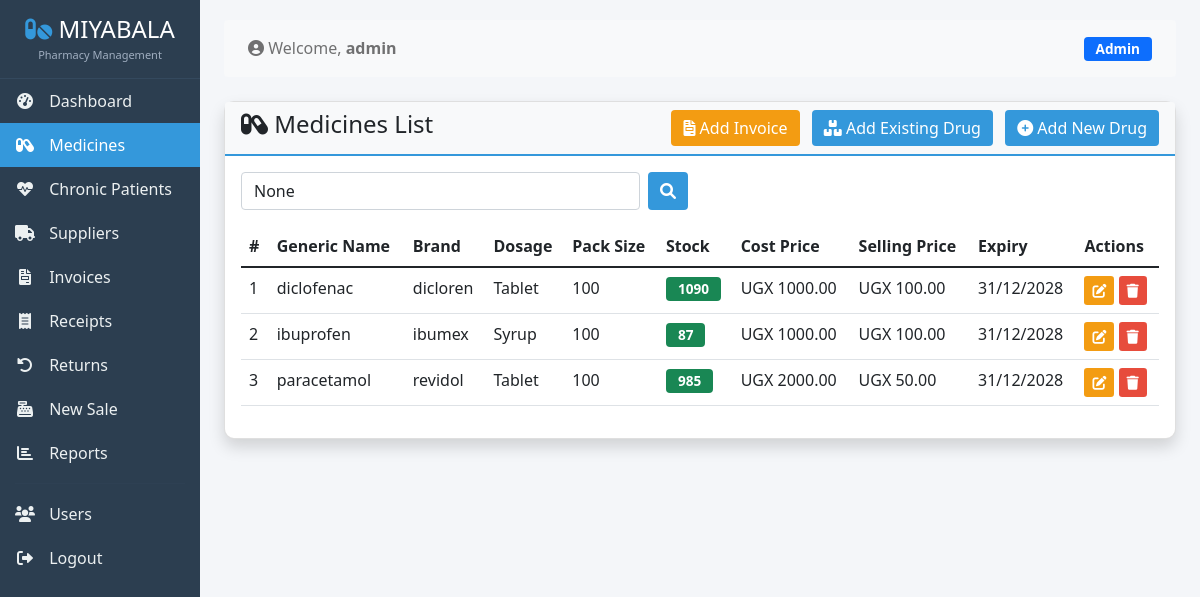
Before: /drugs/ (signed in) with the older database file.
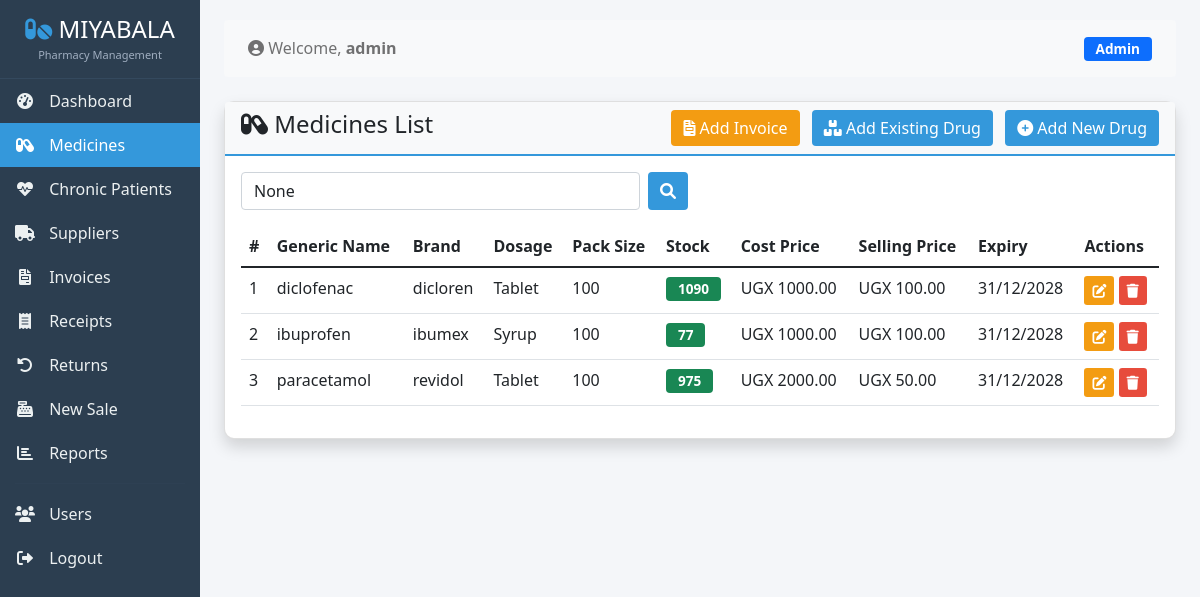
After: the same page with the newer database file.
### stock/models.py (models this page shows, shortened)
class Drug(models.Model):
    DOSAGE_CHOICES = [
        ('tablet', 'Tablet'),
        ('capsules', 'Capsules'),
        ('injection', 'Injection'),
        ('syrup', 'Syrup'),
        ('suspension', 'Suspension'),
        ('drops', 'Drops'),
        ('ointment', 'Ointment'),
        ('cream', 'Cream'),
        ('jerry', 'Jerry'),
        ('oil', 'Oil'),
        ('spray', 'Spray'),
        ('gel', 'Gel'),
        ('powder', 'Powder'),
        ('liquid', 'Liquid'),
        ('balm', 'Balm'),
    ]
    name = models.CharField(max_length=200)
    generic_name = models.CharField(max_length=200, blank=True, null=True)
    brand = models.CharField(max_length=100, blank=True, null=True)
    description = models.TextField(blank=True, null=True)
    dosage = models.CharField(
        max_length=50,
        choices=DOSAGE_CHOICES,
        default='tablet',
        blank=True,
        null=True,
        help_text="Select the dosage form"
    )
    strength = models.CharField(
        max_length=100,
        blank=True,
        null=True,
        help_text="e.g., 500mg, 10mg/5ml"
    )
    category = models.ForeignKey(Category, on_delete=models.SET_NULL, null=True, related_name='drugs')
    supplier = models.ForeignKey(Supplier, on_delete=models.SET_NULL, null=True, related_name='drugs')
    cost_price = models.DecimalField(max_digits=10, decimal_places=2, default=0)
    selling_price = models.DecimalField(max_digits=10, decimal_places=2, default=0)
    stock_quantity = models.PositiveIntegerField(default=0)
    reorder_level = models.PositiveIntegerField(default=10)
    max_stock_level = models.PositiveIntegerField(default=100, blank=True, null=True)
    expiry_date = models.DateField(blank=True, null=True)
    batch_no = models.CharField(max_length=50, blank=True, null=True, help_text="Batch/Lot number")
    barcode = models.CharField(max_length=100, blank=True, null=True, unique=True)
    is_active = models.BooleanField(default=True)
    pack_size = models.PositiveIntegerField(
        default=0,
        help_text="Number of units per packet"
    )
    markup_percentage = models.DecimalField(
        max_digits=5,
        decimal_places=2,
        default=50.00,
        help_text="Default 50% (1.5x cost price)"
    )
    created_at = models.DateTimeField(auto_now_add=True)
    updated_at = models.DateTimeField(auto_now=True)
    created_by = models.ForeignKey(User, on_delete=models.SET_NULL, null=True, related_name="drugs_created")
    class Meta:
        ordering = ["name"]
        indexes = [
            models.Index(fields=["name"]),
            models.Index(fields=["batch_no"]),
            models.Index(fields=["expiry_date"]),
        ]
    @property
    def is_low_stock(self):
        return self.stock_quantity <= self.reorder_level
    @property
    def is_expired(self):
        if self.expiry_date:
            return self.expiry_date < timezone.now().date()
        return False

### stock/views.py (the view, shortened to what this page needs)
# urls.py: path('drugs/', views.drug_list, name='drug_list'),
@login_required
def drug_list(request):
    drugs = Drug.objects.all().select_related('category', 'supplier')
    category_id = request.GET.get('category')
    if category_id:
        drugs = drugs.filter(category_id=category_id)
    search_query = request.GET.get('search')
    categories = Category.objects.all()
    context = {
        'drugs': drugs,
        'categories': categories,
        'search_query': search_query,
        'selected_category': category_id
    }
    return render(request, 'stock/drug_list.html', context)

### stock/templates/stock/drug_list.html (shortened to what the changed rows need)
{% extends 'stock/base.html' %}
{% load static %}
{% block content %}
<div class="row">
    <div class="col-12">
        <div class="card shadow">
            <div class="card-body">
                <div class="table-responsive">
                    <table class="table table-hover">
                        <thead>
                            <tr>
                                <th>#</th>
                                <th>Generic Name</th>
                                <th>Brand</th>
                                <th>Dosage</th>
                                <th>Pack Size</th>
                                <th>Stock</th>
                                <th>Cost Price</th>
                                <th>Selling Price</th>
                                <th>Expiry</th>
                                <th>Actions</th>
                            </tr>
                        </thead>
                        <tbody>
                            {% for drug in drugs %}
                            <tr>
                                <td>{{ forloop.counter }}</td>
                                <td>{{ drug.generic_name|default:drug.name }}</td>
                                <td>{{ drug.brand|default:'-' }}</td>
                                <td>{{ drug.get_dosage_display|default:'-' }}</td>
                                <td>{{ drug.pack_size }}</td>
                                <td>
                                    <a href="{% url 'stock:add_stock_to_drug' %}?drug_id={{ drug.id }}"
                                       class="badge {% if drug.is_low_stock %}bg-danger{% else %}bg-success{% endif %}"
                                       style="text-decoration: none; color: white; cursor: pointer;">
                                        {{ drug.stock_quantity }}
                                    </a>
                                </td>
                                <td>UGX {{ drug.cost_price|floatformat:2 }}</td>
                                <td>UGX {{ drug.selling_price|floatformat:2 }}</td>
                                <td>
                                    {% if drug.expiry_date %}
                                        <span class="{% if drug.is_expired %}text-danger{% endif %}">
                                            {{ drug.expiry_date|date:'d/m/Y' }}
                                        </span>
                                    {% else %}
                                        -
                                    {% endif %}
                                </td>
                                <td>
                                    <a href="{% url 'stock:drug_edit' drug.id %}" class="btn btn-sm btn-warning">
                                        <i class="fas fa-edit"></i>
                                    </a>
                                    <button class="btn btn-sm btn-danger" data-bs-toggle="modal"
                                            data-bs-target="#deleteModal{{ drug.id }}">
                                        <i class="fas fa-trash"></i>
                                    </button>
                                </td>
                            </tr>
                            {% empty %}
                            <tr>
                                <td colspan="10" class="text-center">No medicines found.</td>
                            </tr>
                            {% endfor %}
                        </tbody>
                    </table>
                </div>
            </div>
        </div>
    </div>
</div>
{% endblock %}

Changed rows visible on the page:
changed Drug "ibuprofen": stock_quantity "87" → "77"
changed Drug "paracetamol": stock_quantity "985" → "975"
